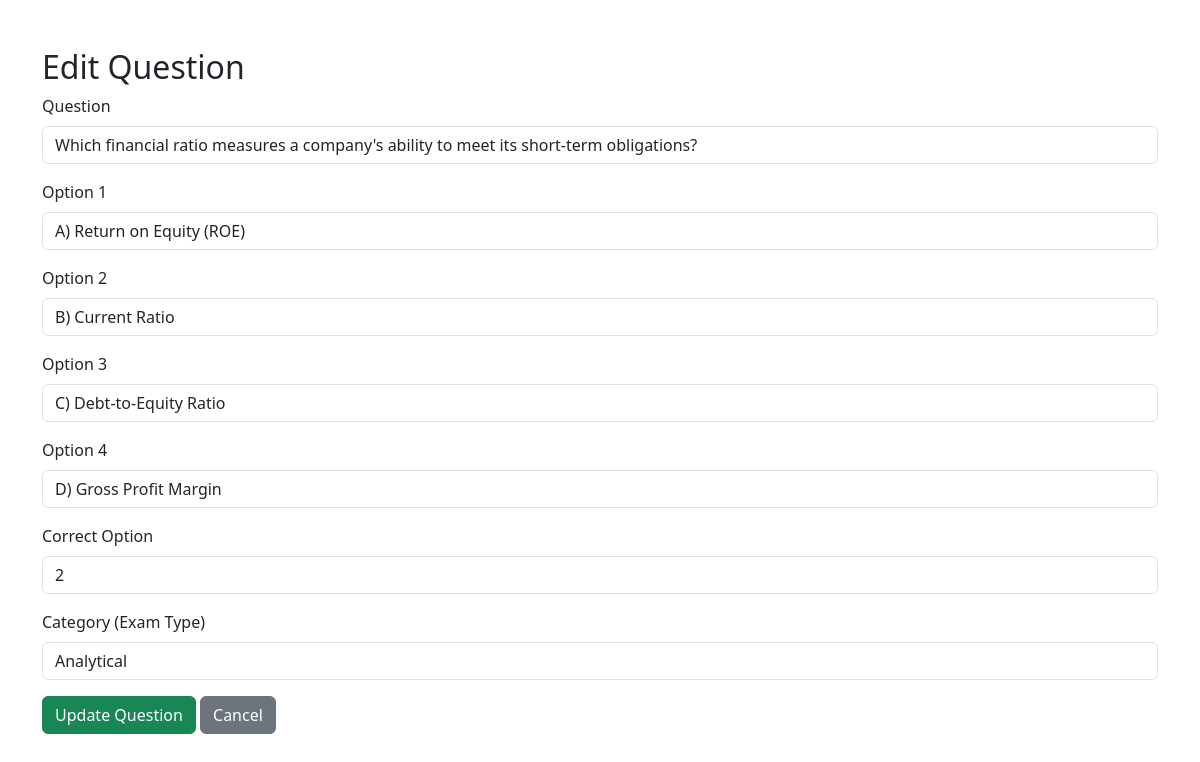
Page /edit_question.php?id=1 on the earlier database version.
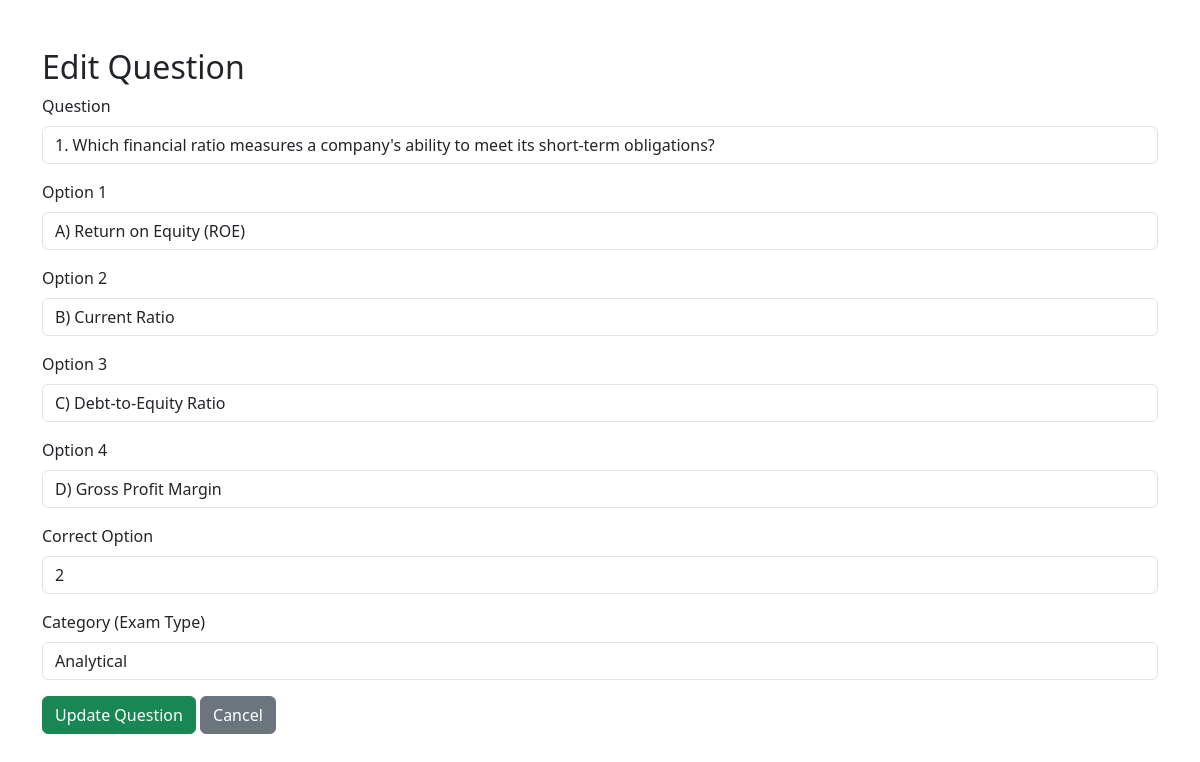
Same page on the later database version.
### tables this page shows
CREATE TABLE `questions` (
  `id` int(11) NOT NULL,
  `exam_type` text DEFAULT NULL,
  `question` text DEFAULT NULL,
  `option1` varchar(255) DEFAULT NULL,
  `option2` varchar(255) DEFAULT NULL,
  `option3` varchar(255) DEFAULT NULL,
  `option4` varchar(255) DEFAULT NULL,
  `correct_option` int(11) DEFAULT NULL,
  `level` int(2) NOT NULL,
  `status` int(6) NOT NULL DEFAULT 1
);

### edit_question.php (the view, shortened to what this page needs)
<?php
include 'conn.php';
$id = $conn->real_escape_string($_GET['id']);
$result = $conn->query("SELECT * FROM questions WHERE id='$id'");
$question = $result->fetch_assoc();
?>
<!DOCTYPE html>
<html>
<head>
    <link rel="stylesheet" href="https://cdnjs.cloudflare.com/ajax/libs/bootstrap/5.3.0/css/bootstrap.min.css">
</head>
<body>
<div class="container mt-5">
    <h2>Edit Question</h2>
    <form method="POST">
        <div class="mb-3">
            <label class="form-label">Question</label>
            <input type="text" name="question" class="form-control" value="<?php echo htmlspecialchars($question['question']); ?>" required>
        </div>
        <div class="mb-3">
            <label class="form-label">Option 1</label>
            <input type="text" name="option1" class="form-control" value="<?php echo htmlspecialchars($question['option1']); ?>" required>
        </div>
        <div class="mb-3">
            <label class="form-label">Option 2</label>
            <input type="text" name="option2" class="form-control" value="<?php echo htmlspecialchars($question['option2']); ?>" required>
        </div>
        <div class="mb-3">
            <label class="form-label">Option 3</label>
            <input type="text" name="option3" class="form-control" value="<?php echo htmlspecialchars($question['option3']); ?>" required>
        </div>
        <div class="mb-3">
            <label class="form-label">Option 4</label>
            <input type="text" name="option4" class="form-control" value="<?php echo htmlspecialchars($question['option4']); ?>" required>
        </div>
        <div class="mb-3">
            <label class="form-label">Correct Option</label>
            <input type="text" name="correct_option" class="form-control" value="<?php echo htmlspecialchars($question['correct_option']); ?>" required>
        </div>
        <div class="mb-3">
            <label class="form-label">Category (Exam Type)</label>
            <input type="text" name="exam_type" class="form-control" value="<?php echo htmlspecialchars($question['exam_type']); ?>" required>
        </div>
        <button type="submit" class="btn btn-success">Update Question</button>
        <a href="view_questions.php" class="btn btn-secondary">Cancel</a>
    </form>
</div>
</body>
</html>

Differences in the rows shown:
changed questions "A) Return on Equity (ROE)": question "Which financial ratio measures a company's ability to meet its short-term obligations?" → "1. Which financial ratio measures a company's ability to meet its short-term obligations?"
